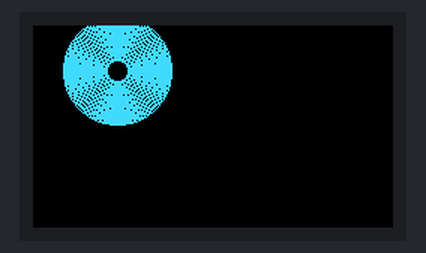
Simulated run of this sketch. Board: ESP32. On the bench: 240×135 colour display. Random numbers use the default seed unless the sketch sets one.

Above: at 0.7 s.
At 4.74 s:
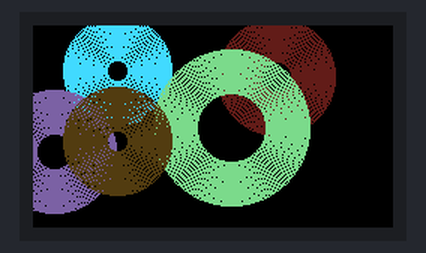
At 9.4 s:
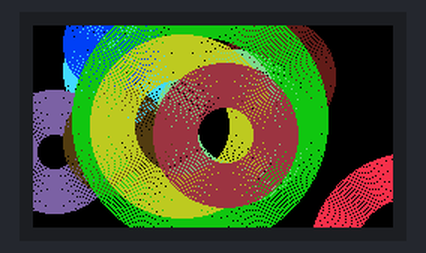
At 19.0 s:
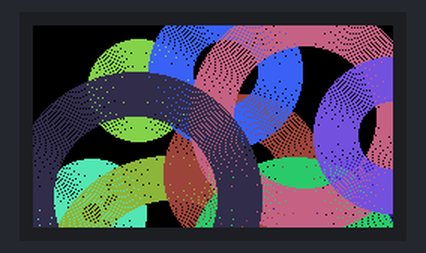
At 28.7 s:
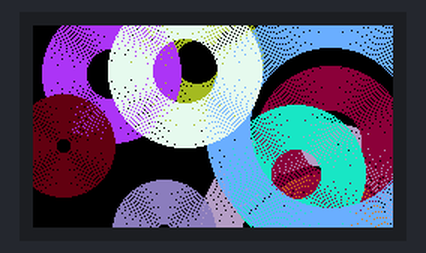
At 38.3 s:
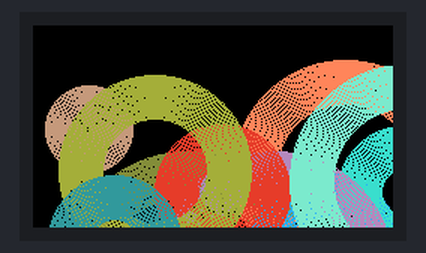

Measured:
- what the display in image 0 shows lasts 0.5 s, from 0.6 s to 1.1 s

The sketch:

circles.ino
```cpp
#include <TFT_eSPI.h>
#include <SPI.h>

TFT_eSPI tft = TFT_eSPI();

void setup(void) {
  tft.init();

  tft.setRotation(1);

}

void loop() {

  tft.fillScreen(TFT_BLACK);


  for (int i = 0; i < 10; i++)
  {
    int r = random(0, 60);
    int x = r + random(240);
    int y = r + random(135);
    uint32_t color = random(0xFFFF);

    // expand circle
    for (int j = 0; j < 30; j++) {
      tft.drawCircle(x, y, r, color);
      r += 1;
      delay(15);
    }
    delay(500);


    /* contract circles one by one
    for (int j = 0; j < r + 30; j++) {
      tft.drawCircle(x, y, r, TFT_BLACK);
      r -= 1;
      delay(15);
    }
    */

  }
}
```
